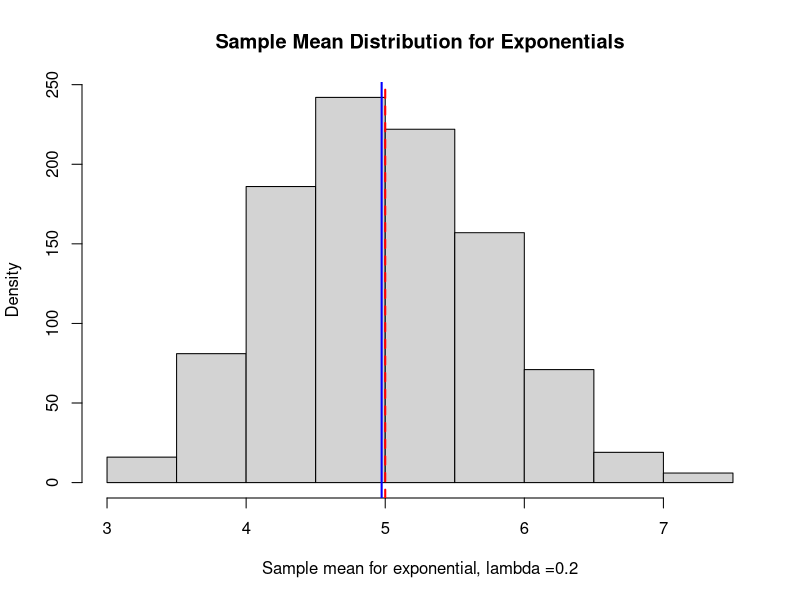
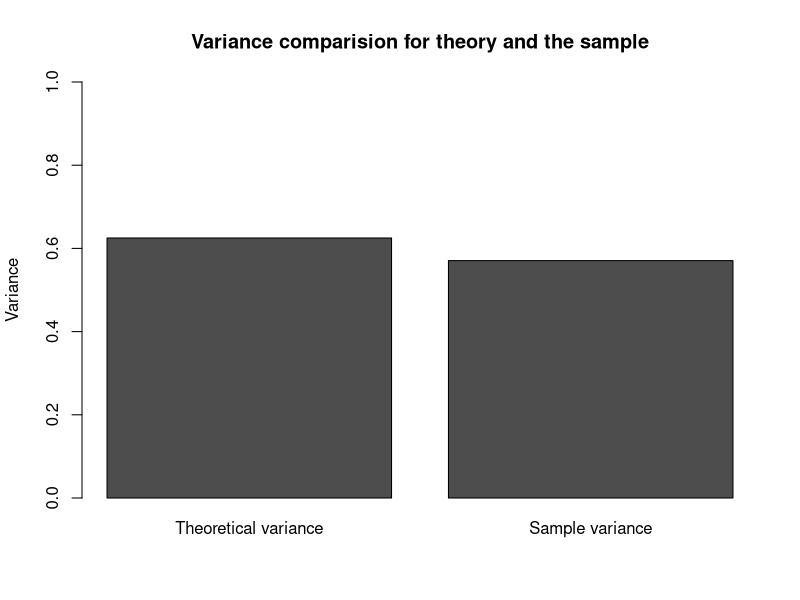
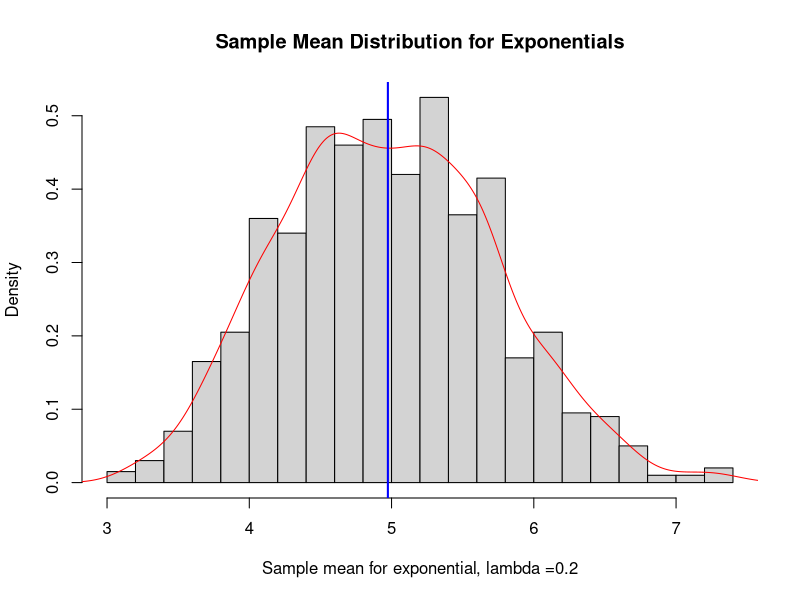
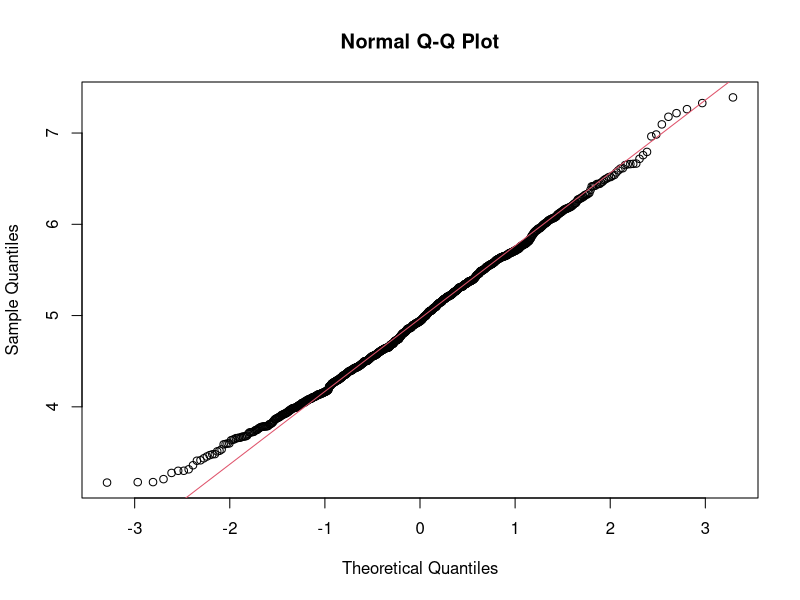

The R source for these figures, in order:
## ---- chunk 1
lambda <-0.2 
n <-40
rep <-1000

set.seed(1234)
s_mean_dist <-c()
for (i in 1:rep){
s_mean_dist <-c(s_mean_dist,mean(rexp(n,lambda)))
}
## ---- chunk 2
s_mean <-mean(s_mean_dist)
t_mean <-1/lambda
## ---- chunk 3
s_mean
## ---- chunk 4
t_mean
## ---- chunk 5
hist(s_mean_dist, xlab = "Sample mean for exponential, lambda =0.2", ylab ="Density",main = "Sample Mean Distribution for Exponentials")
abline(v = s_mean, col = "blue", lwd=2)
abline(v = t_mean, col = "red", lwd=2, lty =2)
## ---- chunk 6
t_std <-1/lambda
t_se <-t_std/sqrt(n)
t_var <-t_se^2
t_se
t_var
## ---- chunk 7
s_std <- sd(s_mean_dist)
s_var <- var(s_mean_dist)
s_std
s_var
## ---- chunk 8
var <-matrix(c(t_var,s_var),ncol=2)
colnames(var) <-c("Theoretical variance", "Sample variance")
barplot(var, main ="Variance comparision for theory and the sample", ylab ="Variance", ylim=c(0,1))
## ---- chunk 9
average <- c(t_mean,s_mean)
variance <-c(t_var,s_var)
standard_deviation <- c(t_se,s_std)
comparison <-rbind(average,variance,standard_deviation)
colnames(comparison) <-c("Theoretical Value", "Simulation Value")
library(knitr)
kable(round(comparison,3), caption ="Comparison Table")
## ---- chunk 10
hist(s_mean_dist, prob = TRUE, xlab = "Sample mean for exponential, lambda =0.2", main = "Sample Mean Distribution for Exponentials", breaks = 20)
lines(density(s_mean_dist), col = "red")
abline(v = s_mean, col = "blue", lwd=2)
## ---- chunk 11
qqnorm(s_mean_dist)
qqline(s_mean_dist, col = 2)
